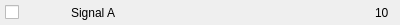
<?xml version="1.0" encoding="UTF-8"?>
<ui version="4.0">
 <class>C_SyvDaChaDataItemWidget</class>
 <widget class="QWidget" name="C_SyvDaChaDataItemWidget">
  <property name="geometry">
   <rect>
    <x>0</x>
    <y>0</y>
    <width>400</width>
    <height>25</height>
   </rect>
  </property>
  <property name="minimumSize">
   <size>
    <width>0</width>
    <height>25</height>
   </size>
  </property>
  <property name="maximumSize">
   <size>
    <width>16777215</width>
    <height>25</height>
   </size>
  </property>
  <property name="windowTitle">
   <string>Form</string>
  </property>
  <layout class="QHBoxLayout" name="horizontalLayout" stretch="0,0,0,1,0">
   <property name="leftMargin">
    <number>5</number>
   </property>
   <property name="topMargin">
    <number>0</number>
   </property>
   <property name="rightMargin">
    <number>11</number>
   </property>
   <property name="bottomMargin">
    <number>0</number>
   </property>
   <item>
    <widget class="stw::opensyde_gui_elements::C_OgeChxTiny" name="pc_CheckBoxDataSerieActive">
     <property name="text">
      <string/>
     </property>
    </widget>
   </item>
   <item>
    <widget class="stw::opensyde_gui_elements::C_OgeLabColorOnly" name="pc_LabelColor">
     <property name="minimumSize">
      <size>
       <width>18</width>
       <height>18</height>
      </size>
     </property>
     <property name="maximumSize">
      <size>
       <width>18</width>
       <height>18</height>
      </size>
     </property>
     <property name="text">
      <string/>
     </property>
    </widget>
   </item>
   <item>
    <widget class="QLabel" name="pc_LabelIcon">
     <property name="minimumSize">
      <size>
       <width>16</width>
       <height>15</height>
      </size>
     </property>
     <property name="maximumSize">
      <size>
       <width>16</width>
       <height>15</height>
      </size>
     </property>
     <property name="text">
      <string/>
     </property>
    </widget>
   </item>
   <item>
    <widget class="stw::opensyde_gui_elements::C_OgeLabDashboardChart" name="pc_LabelDataSerieName">
     <property name="text">
      <string>Signal A</string>
     </property>
    </widget>
   </item>
   <item>
    <widget class="stw::opensyde_gui_elements::C_OgeLabDashboardChart" name="pc_LabelValue">
     <property name="text">
      <string>10</string>
     </property>
    </widget>
   </item>
  </layout>
 </widget>
 <customwidgets>
  <customwidget>
   <class>stw::opensyde_gui_elements::C_OgeLabDashboardChart</class>
   <extends>QLabel</extends>
   <header>C_OgeLabDashboardChart.hpp</header>
  </customwidget>
  <customwidget>
   <class>stw::opensyde_gui_elements::C_OgeLabColorOnly</class>
   <extends>QLabel</extends>
   <header>C_OgeLabColorOnly.hpp</header>
  </customwidget>
  <customwidget>
   <class>stw::opensyde_gui_elements::C_OgeChxTiny</class>
   <extends>QCheckBox</extends>
   <header>C_OgeChxTiny.hpp</header>
  </customwidget>
 </customwidgets>
 <resources/>
 <connections/>
</ui>
